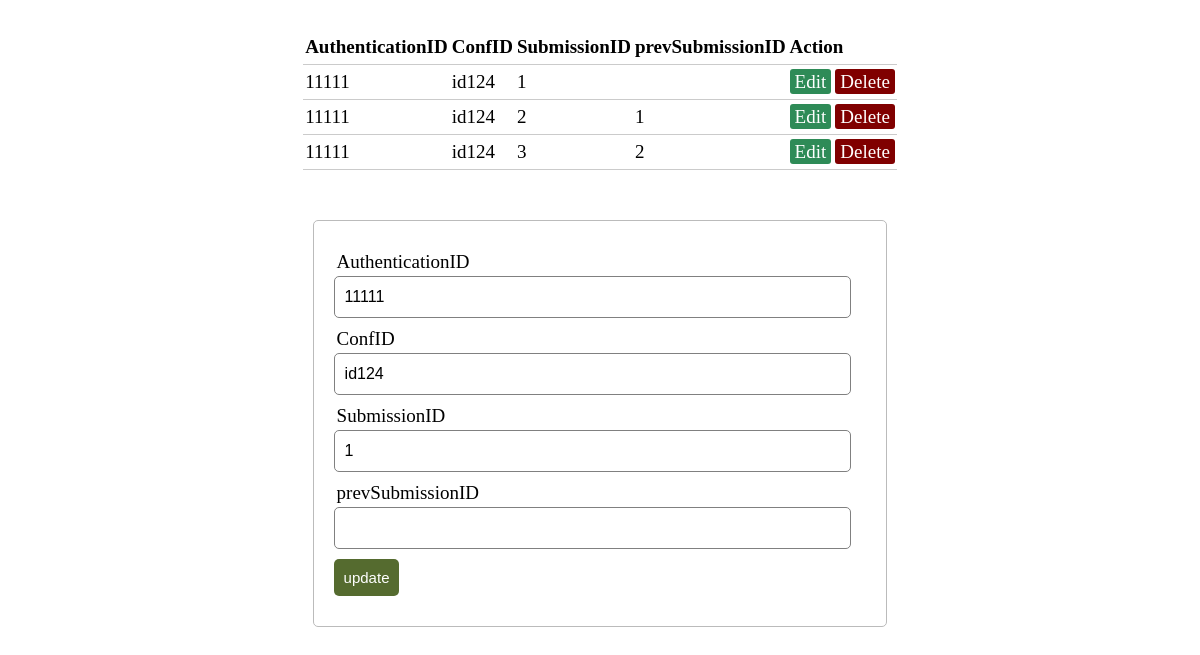
Page /index_submissions.php?edit=1 on the committed database.
### tables this page shows
CREATE TABLE `submissions` (
  `AuthenticationID` bigint(20) UNSIGNED NOT NULL,
  `ConfID` varchar(20) NOT NULL,
  `SubmissionID` int(11) NOT NULL,
  `prevSubmissionID` int(11) DEFAULT NULL
);

### index_submissions.php (the view, shortened to what this page needs)
<?php  include('crud_submissions.php'); ?>
<?php
$db = mysqli_connect('localhost', 'root', '', 'odev2');
if (isset($_GET['edit'])) {
    $update = true;
    $record = mysqli_query($db, "SELECT * FROM submissions WHERE SubmissionID='{$_GET['edit']}'");
    if ($record ) {
        $n = mysqli_fetch_array($record);
        $AuthenticationID = $n['AuthenticationID'];
        $ConfID = $n['ConfID'];
        $SubmissionID = $n['SubmissionID'];
        $prevSubmissionID = $n['prevSubmissionID'];
    }
}
?>
<!DOCTYPE html>
<html>
<head>
    <link rel="stylesheet" type="text/css" href="style.css">
</head>
<body>
<?php $db =mysqli_connect('localhost', 'root', '', 'odev2');
$results = mysqli_query($db, "SELECT * FROM submissions"); ?>
<table>
    <thead>
    <tr>
        <th>AuthenticationID</th>
        <th>ConfID</th>
        <th>SubmissionID</th>
        <th>prevSubmissionID</th>
        <th colspan="4">Action</th>
    </tr>
    </thead>
    <?php while ($row = mysqli_fetch_array($results)) { ?>
        <tr>
            <td><?php echo $row['AuthenticationID']; ?></td>
            <td><?php echo $row['ConfID']; ?></td>
            <td><?php echo $row['SubmissionID']; ?></td>
            <td><?php echo $row['prevSubmissionID']; ?></td>
            <td>
                <a href="index_submissions.php?edit=<?php echo $row['SubmissionID']; ?>" class="edit_btn" >Edit</a>
            </td>
            <td>
                <a href="crud_submissions.php?del=<?php echo $row['SubmissionID']; ?>" class="del_btn">Delete</a>
            </td>
        </tr>
    <?php } ?>
</table>
<form method="post" action="crud_submissions.php" >
    <div class="input-group">
        <label>AuthenticationID</label>
        <input type="number" name="AuthenticationID" value="<?php echo $AuthenticationID; ?>">
    </div>
    <div class="input-group">
        <label>ConfID</label>
        <input type="text" name="ConfID" value="<?php echo $ConfID; ?>">
    </div>
    <div class="input-group">
        <label>SubmissionID</label>
        <input type="number" name="SubmissionID" value="<?php echo $SubmissionID; ?>">
    </div>
    <div class="input-group">
        <label>prevSubmissionID</label>
        <input type="number" name="prevSubmissionID" value="<?php echo $prevSubmissionID; ?>">
    </div>
    <div class="input-group">
        <?php if ($update == true): ?>
            <button class="btn" type="submit" name="update" style="background: #556B2F;" >update</button>
        <?php else: ?>
            <button class="btn" type="submit" name="save" >Save</button>
        <?php endif ?>
    </div>
</form>
</body>
</html>

### style.css (style rules this page uses)
body { font-size: 19px; }
table { width: 50%; margin: 30px auto; border-collapse: collapse; text-align: left; }
tr { border-bottom: 1px solid #cbcbcb; }
th, td { border: none; height: 30px; padding: 2px; }
form { width: 45%; margin: 50px auto; text-align: left; padding: 20px; border: 1px solid #bbbbbb; border-radius: 5px; }
.input-group { margin: 10px 0px 10px 0px; }
.input-group label { display: block; text-align: left; margin: 3px; }
.input-group input { height: 30px; width: 93%; padding: 5px 10px; font-size: 16px; border-radius: 5px; border: 1px solid gray; }
.btn { padding: 10px; font-size: 15px; color: white; background: #5F9EA0; border: none; border-radius: 5px; }
.edit_btn { text-decoration: none; padding: 2px 5px; background: #2E8B57; color: white; border-radius: 3px; }
.del_btn { text-decoration: none; padding: 2px 5px; color: white; border-radius: 3px; background: #800000; }

### rows in the picture
submissions: AuthenticationID "11111", ConfID "id124", SubmissionID "1"
submissions: AuthenticationID "11111", ConfID "id124", SubmissionID "2", prevSubmissionID "1"
submissions: AuthenticationID "11111", ConfID "id124", SubmissionID "3", prevSubmissionID "2"
